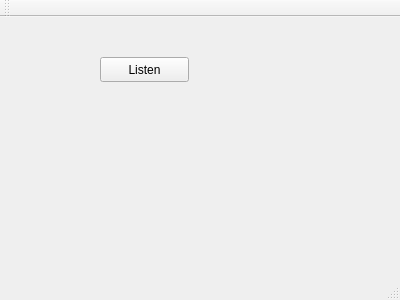
<?xml version="1.0" encoding="UTF-8"?>
<ui version="4.0">
 <class>ServerUI</class>
 <widget class="QMainWindow" name="ServerUI">
  <property name="geometry">
   <rect>
    <x>0</x>
    <y>0</y>
    <width>400</width>
    <height>300</height>
   </rect>
  </property>
  <property name="windowTitle">
   <string>ServerUI</string>
  </property>
  <widget class="QWidget" name="centralWidget">
   <widget class="QPushButton" name="listenButton">
    <property name="geometry">
     <rect>
      <x>100</x>
      <y>40</y>
      <width>89</width>
      <height>25</height>
     </rect>
    </property>
    <property name="text">
     <string>Listen</string>
    </property>
   </widget>
  </widget>
  <widget class="QMenuBar" name="menuBar">
   <property name="geometry">
    <rect>
     <x>0</x>
     <y>0</y>
     <width>400</width>
     <height>22</height>
    </rect>
   </property>
  </widget>
  <widget class="QToolBar" name="mainToolBar">
   <attribute name="toolBarArea">
    <enum>TopToolBarArea</enum>
   </attribute>
   <attribute name="toolBarBreak">
    <bool>false</bool>
   </attribute>
  </widget>
  <widget class="QStatusBar" name="statusBar"/>
 </widget>
 <layoutdefault spacing="6" margin="11"/>
 <resources/>
 <connections/>
</ui>
